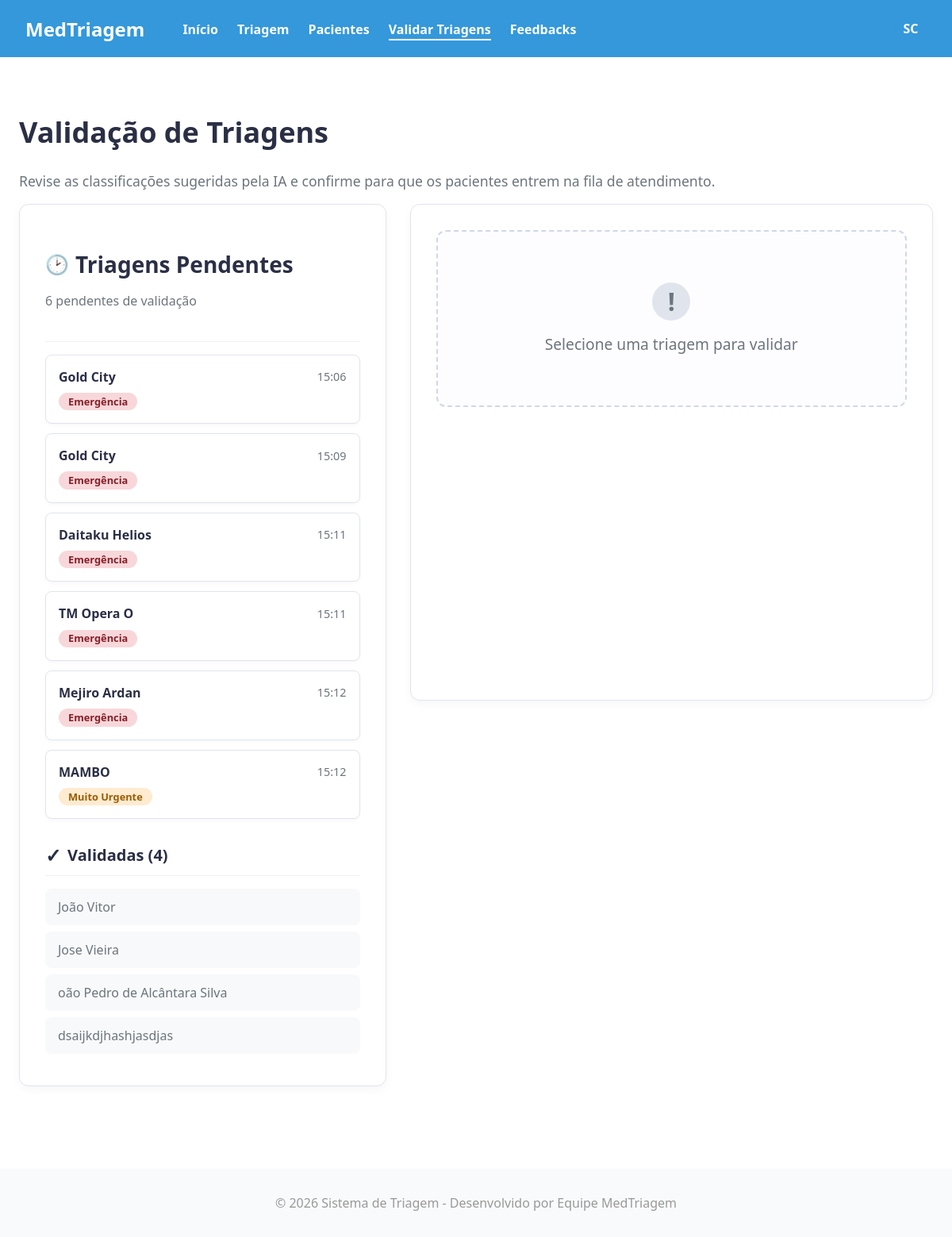
/master/validacao/ (signed in), run on the app's committed database.
### triagem/models.py (models this page shows, shortened)
class Paciente(models.Model):
    unidade_saude = models.ForeignKey(UnidadeSaude, on_delete=models.CASCADE, null=True) # Campo OBRIGATÓRIO
    Sexualidade = [
        ('Masculino', 'Masculino'),
        ('Feminino', 'Feminino'),
    ]
    Convenios = [
        ('SUS', 'SUS'),
        ('Unimed', 'Unimed'),
        ('Hapvida', 'Hapvida'),
        ('Amil', 'Amil'),
        ('Bradesco Saude', 'Bradesco Saude'),
    ]
    Status = [
        ('Pendente', 'Pendente'),
        ('Aguardando', 'Aguardando'),
        ('Em atendimento', 'Em atendimento'),
        ('Concluido', 'Concluido'),
    ]
    Sintomas = [
        ('Dor_Toracica', 'Dor Torácica / Aperto no Peito'),
        ('Falta_de_Ar', 'Falta de Ar / Dificuldade para Respirar'),
        ('Alteracao_Neurologica_Grave', 'Alteração de Consciência / Convulsão / Confusão'),
        ('Sangramento_Ativo', 'Sangramento Ativo / Vômito ou Fezes com Sangue'),
        ('Febre', 'Febre / Calafrios'),
        ('Dor_de_Cabeca', 'Dor de Cabeça'),
        ('Tontura_MalEstar', 'Tontura / Fraqueza / Mal-estar Geral'),
        ('Sintomas_Respiratorios_Leves', 'Tosse / Espirros / Dor de Garganta'),
        ('Dor_Abdominal', 'Dor Abdominal / Cólica'),
        ('Sintomas_Gastrointestinais', 'Náusea / Vômito / Diarreia'),
        ('Lesao_Trauma', 'Lesão / Trauma / Queda Recente'),
        ('Dor_Locomotora', 'Dor Muscular / Articular / Lombar'),
        ('Reacao_Alergica_Pele', 'Reação Alérgica / Erupção na Pele / Inchaço'),
        ('Queixa_Urinaria', 'Queixa Urinária (Dor ao urinar / Sangue na urina)'),
        ('Outro', 'Outro'),
    ]
    Risco = [
        ('Vermelho', 'Emergência'),
        ('Laranja', 'Muito Urgente'),
        ('Amarelo', 'Urgente'),
        ('Verde', 'Pouco Urgente'),
        ('Azul', 'Não Urgente'),
    ]
    Profissionais = [
        ('Clinica Medica', 'Clinica Medica'),
        ('Ortopedia', 'Ortopedia'),
        ('Pediatria', 'Pediatria'),
        ('Cardiologia', 'Cardiologia'),
        ('Neurologia', 'Neurologia'),
    ]
    nome = models.CharField(max_length=100)
    data_nascimento = models.DateField(verbose_name="Data de Nascimento")
    sexo = models.CharField(choices=Sexualidade, max_length=50)
    cpf = models.CharField(unique=True, max_length=14)
    convenio = models.CharField(choices=Convenios, max_length=50)
    nome_responsavel = models.CharField(max_length=100, blank=True, null=True, verbose_name="Nome do Responsável")
    cpf_responsavel = models.CharField(max_length=14, blank=True, null=True, verbose_name="CPF do Responsável")
    temperatura = models.FloatField(max_length=3)
    pressao_sistolica = models.CharField(max_length=3) # Valor maior
    pressao_diastolica = models.CharField(max_length=3) # Valor menor
    pulso = models.CharField(max_length=3)
    frequenciaRespiratoria = models.CharField(max_length=3)
    saturacao = models.CharField(max_length=3)
    glicemia = models.CharField(max_length=3)
    dor = models.IntegerField(validators=[MinValueValidator(0), MaxValueValidator(10)])
    queixa = models.CharField(max_length=1000)
    inicio_sintomas = models.DateField()
    sintomas_associados = models.CharField(choices=Sintomas, max_length=50)
    observacoes = models.CharField(blank=True, null=True, max_length=1000)
    classificacao = models.CharField(choices=Risco, max_length=50,blank=True, null=True)
    justificativa = models.CharField(max_length=255, blank=True, null=True)
    encaminhamento = models.CharField(choices=Profissionais, max_length=50,blank=True, null=True)
    status = models.CharField(max_length=30, choices=Status, default='Pendente',blank=True, null=True)
    hora_chegada = models.DateTimeField(default=timezone.now, blank=True)
    hora_inicio_atendimento = models.DateTimeField(null=True, blank=True)
    hora_fim_atendimento = models.DateTimeField(null=True, blank=True)
    atendente = models.ForeignKey(settings.AUTH_USER_MODEL, on_delete=models.PROTECT, related_name='pacientes_criados')
    medico_responsavel = models.ForeignKey(settings.AUTH_USER_MODEL, on_delete=models.SET_NULL, related_name='pacientes_atendidos', null=True, blank=True)

### triagem/decorators.py (the view)
    def _wrapped_view(request, *args, **kwargs):
        if request.user.is_superuser:
            return view_func(request, *args, **kwargs)
        if request.user.is_authenticated and request.user.tipo_usuario == 'ENFERMEIRO':
            return view_func(request, *args, **kwargs)
        raise PermissionDenied

### triagem/views.py (called while the page is built)
@login_required
@enfermeiro_required
def validacao_triagem_view(request):
    unidade_atual = request.user.unidade_saude
    pacientes_pendentes = Paciente.objects.filter(status='Pendente', unidade_saude=unidade_atual).order_by('hora_chegada')
    validados_query = Paciente.objects.filter(
        status='Aguardando',  # O status que você define ao validar
        unidade_saude=unidade_atual
    )
    total_validados = validados_query.count()
    pacientes_validados_lista = validados_query.order_by('-hora_chegada')[:10]
    form = ValidacaoTriagemForm()
    context = {
        'pacientes_pendentes': pacientes_pendentes,
        'pacientes_validados_lista': pacientes_validados_lista,
        'total_validados': total_validados,
        'form': form,  # <--- ADICIONE ESTA LINHA
        'pagina_ativa': 'validacao'
    }
    return render(request, 'site/validacao_triagem.html', context)

### triagem/templates/site/validacao_triagem.html (shortened to what this page needs)
{% extends "site/headerBase.html" %}
{% load static %}
{% block styles %}
    <link rel="stylesheet" href="{% static 'front/css/validacao_triagem.css' %}?v=2">
{% endblock %}
{% block content %}
<div class="container validacao-page">
    <div class="page-header">
        <h2>Validação de Triagens</h2>
        <p>Revise as classificações sugeridas pela IA e confirme para que os pacientes entrem na fila de atendimento.</p>
    </div>
    <div class="row">
        <div class="col-md-5"> <div class="list-container-card">
                <div class="list-section">
                    <div class="list-section-header">
                        <h2><span class="icon-wrapper">🕑</span> Triagens Pendentes</h2>
                        <p class="card-header-subtitle">{{ pacientes_pendentes.count }} pendentes de validação</p>
                    </div>
                    <div class="patient-list" id="lista-triagens" data-url-template="{% url 'hosp:confirmar_triagem' pk=9999 %}">
                        {% for paciente in pacientes_pendentes %}
                        <div class="patient-card item-triagem"
                            data-triagem-pk="{{ paciente.pk }}"
                            data-nome="{{ paciente.nome }}"
                            data-hora="{{ paciente.hora_chegada|date:'H:i' }}"
                            data-sugestao="{{ paciente.get_classificacao_display|slugify }}">
                            <div class="patient-info">
                                <span class="patient-name">{{ paciente.nome }}</span>
                                <span class="patient-time">{{ paciente.hora_chegada|date:'H:i' }}</span>
                            </div>
                            <div class="patient-badge">
                                <span class="classificacao-badge {{ paciente.get_classificacao_display|slugify }}">
                                    {{ paciente.get_classificacao_display }}
                                </span>
                            </div>
                        </div>
                        {% empty %}
                        <p class="empty-list">Nenhuma triagem pendente.</p>
                        {% endfor %}
                    </div>
                </div>
                <div class="list-section">
                    <div class="list-section-header">
                        <h4><span class="icon-wrapper">✓</span> Validadas ({{ total_validados }})</h4>
                    </div>
                    <div class="patient-list-validated">
                        {% for paciente in pacientes_validados_lista %}
                        <div class="validated-item">
                            <p>{{ paciente.nome }}</p>
                            </div>
                        {% empty %}
                        <p class="empty-list" style="padding: 0 1rem;">Nenhum paciente validado ainda.</p>
                        {% endfor %}
                    </div>
                </div>
            </div>
        </div>
        <div class="col-md-7">
            <div class="detail-card">
                <div class="detail-placeholder" id="placeholder-detalhe">
                    <div class="placeholder-content">
                        <span class="placeholder-icon">!</span>
                        <h5>Selecione uma triagem para validar</h5>
                    </div>
                </div>
            </div>
        </div>
    </div>
</div>
{% endblock %}

### triagem/static/front/css/base.css (style rules this page uses)
body { margin: 0; font-family: 'Segoe UI', Tahoma, Geneva, Verdana, sans-serif; background-color: #ffffff; color: #333; }

### triagem/static/front/css/validacao_triagem.css (style rules this page uses)
.container { width: 100%; padding-right: 1.5rem; padding-left: 1.5rem; margin-right: auto; margin-left: auto; box-sizing: border-box; }
.validacao-page { min-height: 100vh; padding-top: 2.5rem; padding-bottom: 2.5rem; }
.page-header h2 { font-size: 2.25rem; font-weight: 700; color: #2a2f45; }
.page-header p { font-size: 1.1rem; color: #6c757d; margin-top: -5px; }
#form-detalhe h2, .list-section-header h2 { font-size: 1.75rem; font-weight: 600; color: #2a2f45; margin-bottom: 0.25rem; display: flex; align-items: center; }
.card-header-subtitle { font-size: 1rem; color: #6c757d; margin-bottom: 2rem; display: block; }
.row { display: flex; flex-wrap: wrap; margin-right: -15px; margin-left: -15px; }
.col-md-5, .col-md-7 { position: relative; width: 100%; padding-right: 15px; padding-left: 15px; box-sizing: border-box; }
@media (min-width: 768px) { .col-md-5 { flex: 0 0 41.666667%; max-width: 41.666667%; } }
@media (min-width: 768px) { .col-md-7 { flex: 0 0 58.333333%; max-width: 58.333333%; } }
.list-container-card { background-color: #ffffff; border: 1px solid #e0e5ed; border-radius: 12px; padding: 2rem; box-shadow: 0 4px 12px rgba(0, 0, 0, 0.04); }
.list-section { margin-bottom: 2rem; }
.list-section:last-child { margin-bottom: 0; }
.list-section-header { margin-bottom: 1rem; border-bottom: 1px solid #f1f1f1; padding-bottom: 0.5rem; }
.list-section-header h4 { font-size: 1.25rem; font-weight: 600; color: #2a2f45; margin-bottom: 0.25rem; display: flex; align-items: center; }
.icon-wrapper { margin-right: 0.5rem; font-size: 1.5rem; line-height: 1; }
.patient-card { background-color: #ffffff; border: 1px solid #e0e5ed; border-radius: 8px; padding: 1rem; margin-bottom: 0.75rem; box-shadow: 0 2px 4px rgba(0, 0, 0, 0.03); cursor: pointer; transition: all 0.2s ease-in-out; }
.patient-info { display: flex; justify-content: space-between; align-items: center; margin-bottom: 0.5rem; }
.patient-name { font-weight: 600; color: #2a2f45; }
.patient-time { font-size: 0.9rem; color: #6c757d; }
.validated-item { background-color: #f8f9fa; border-radius: 8px; padding: 0.75rem 1rem; margin-bottom: 0.5rem; }
.validated-item p { margin: 0; color: #6c757d; }
.classificacao-badge { display: inline-block; padding: 0.3rem 0.75rem; font-size: .8rem; font-weight: 700; line-height: 1; text-align: center; white-space: nowrap; vertical-align: baseline; border-radius: 50rem; }
.classificacao-badge.emergencia { background-color: #f8d7da; color: #842029; }
.classificacao-badge.muito-urgente { background-color: #ffebd0; color: #995c00; }
.detail-card { background-color: #ffffff; border: 1px solid #e0e5ed; border-radius: 12px; padding: 2rem; box-shadow: 0 4px 12px rgba(0, 0, 0, 0.04); min-height: 70vh; }
.detail-placeholder { display: flex; align-items: center; justify-content: center; border: 2px dashed #d0d8e6; border-radius: 12px; background-color: #fdfdff; padding: 4rem 2rem; }
.placeholder-content { text-align: center; color: #6c757d; }
.placeholder-icon { display: inline-block; width: 3rem; height: 3rem; border-radius: 50%; background-color: #e0e5ed; color: #6c757d; font-size: 2rem; font-weight: 600; line-height: 3rem; margin-bottom: 1rem; }
.placeholder-content h5 { font-size: 1.2rem; font-weight: 500; margin: 0; }

### data on the page
Paciente: nome "Gold City", hora_chegada "15:06", classificacao "Emergência"
Paciente: nome "Gold City", hora_chegada "15:09", classificacao "Emergência"
Paciente: nome "Daitaku Helios", hora_chegada "15:11", classificacao "Emergência"
Paciente: nome "TM Opera O", hora_chegada "15:11", classificacao "Emergência"
Paciente: nome "Mejiro Ardan", hora_chegada "15:12", classificacao "Emergência"
Paciente: nome "MAMBO", hora_chegada "15:12", classificacao "Muito Urgente"
Paciente: nome "João Vitor"
Paciente: nome "Jose Vieira"
Paciente: nome "oão Pedro de Alcântara Silva"
Paciente: nome "dsaijkdjhashjasdjas"

### other printed values
{{ pacientes_pendentes.count }} "6"
{{ total_validados }} "4"
